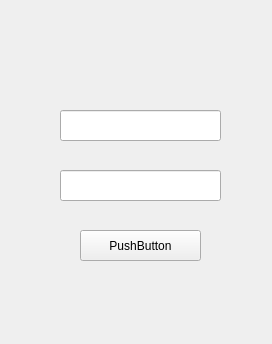
<?xml version="1.0" encoding="UTF-8"?>
<ui version="4.0">
 <class>login_window</class>
 <widget class="QWidget" name="login_window">
  <property name="geometry">
   <rect>
    <x>0</x>
    <y>0</y>
    <width>272</width>
    <height>344</height>
   </rect>
  </property>
  <property name="windowTitle">
   <string>Form</string>
  </property>
  <widget class="QLineEdit" name="lineEdit_1">
   <property name="geometry">
    <rect>
     <x>60</x>
     <y>110</y>
     <width>161</width>
     <height>31</height>
    </rect>
   </property>
   <property name="font">
    <font>
     <weight>50</weight>
     <bold>false</bold>
    </font>
   </property>
  </widget>
  <widget class="QLineEdit" name="lineEdit_2">
   <property name="geometry">
    <rect>
     <x>60</x>
     <y>170</y>
     <width>161</width>
     <height>31</height>
    </rect>
   </property>
   <property name="echoMode">
    <enum>QLineEdit::Password</enum>
   </property>
  </widget>
  <widget class="QPushButton" name="pushButton">
   <property name="geometry">
    <rect>
     <x>80</x>
     <y>230</y>
     <width>121</width>
     <height>31</height>
    </rect>
   </property>
   <property name="text">
    <string>PushButton</string>
   </property>
  </widget>
 </widget>
 <resources/>
 <connections/>
</ui>
